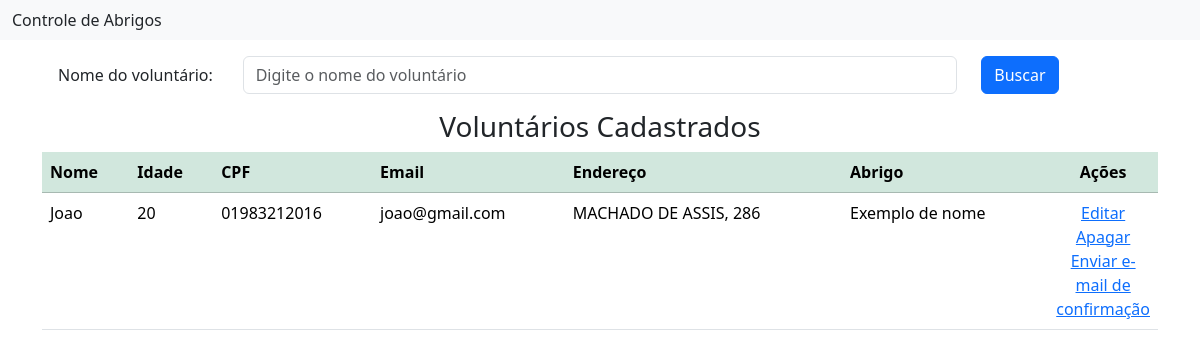
The page /voluntarios/ on the database as committed earlier.
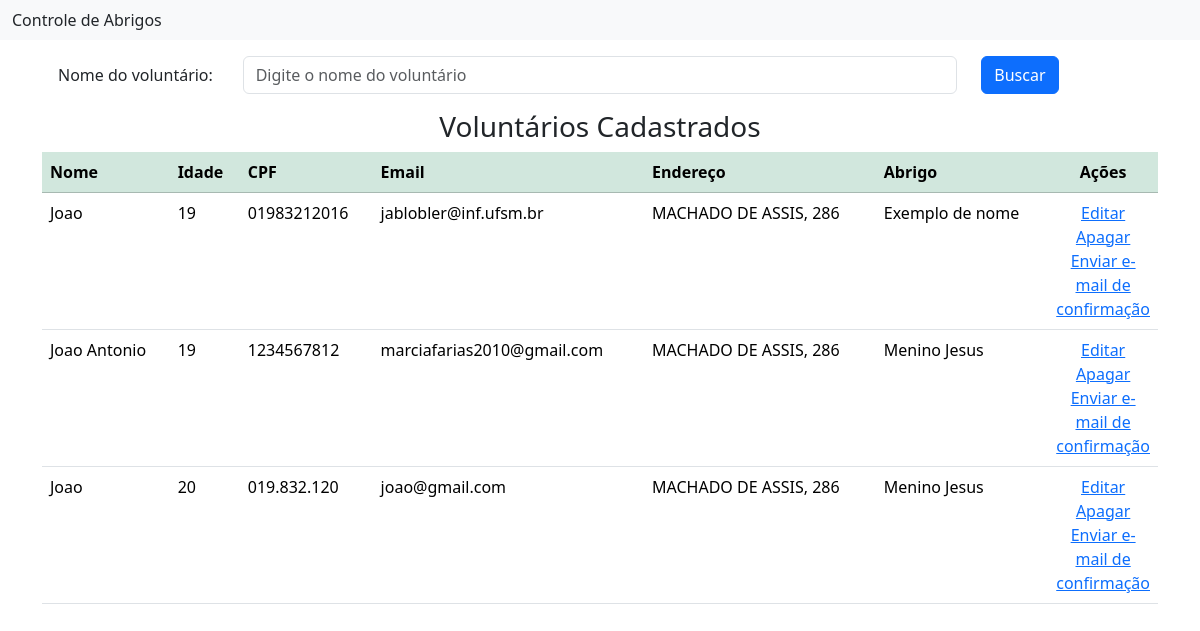
The same page on the database as committed later.
### voluntarios/models.py (models this page shows, shortened)
class Voluntario(models.Model):
    nome = models.CharField('Nome', max_length=100, help_text='Nome do voluntário')
    idade = models.IntegerField('Idade', help_text='Idade do voluntário')
    cpf = models.CharField('CPF', max_length=11, help_text='CPF do voluntário', unique=True)
    email = models.EmailField('Email', help_text='Email do voluntário')
    endereco = models.CharField('Endereço', max_length=200, help_text='Endereço do voluntário')
    abrigo = models.ForeignKey('abrigo.Abrigo', verbose_name=' Abrigo', help_text='Nome do abrigo',
                               on_delete=models.CASCADE)
    class Meta:
        verbose_name = 'Voluntário'
        verbose_name_plural = 'Voluntários'

### abrigo/models.py (models this page shows)
class Abrigo(models.Model):
    nome = models.CharField(max_length=255, verbose_name="Nome", default='Exemplo de nome')
    cnpj = models.CharField(max_length=18, unique=True, verbose_name="CNPJ")
    endereco = models.CharField(max_length=255, verbose_name="Endereço")
    voluntarios = models.ForeignKey('voluntarios.Voluntario', verbose_name='Voluntario', related_name="tste",
                                     on_delete=models.CASCADE, null=True,blank=True)
    class Meta:
        verbose_name = 'Abrigo'
        verbose_name_plural = 'Abrigos'
    def __str__(self):
        return self.nome

### voluntarios/views.py (the view)
# urls.py: path('voluntarios/', VoluntariosView.as_view(), name='voluntarios'),
class VoluntariosView(ListView):
    model = Voluntario
    template_name = 'voluntarios.html'
    def get_queryset(self):
        buscar = self.request.GET.get('buscar')
        qs = super(VoluntariosView, self).get_queryset()
        if buscar:
            return qs.filter(nome__icontains=buscar)
        if qs.count() > 0:
            paginator = Paginator(qs, 5)
            listagem = paginator.get_page(self.request.GET.get('page'))
            return listagem
        else:
            messages.info(self.request, 'Não existem voluntários cadastrados')
            return qs

### voluntarios/templates/voluntarios.html (shortened to what this page needs)
{% extends 'inicial.html' %}
{% load django_bootstrap5 %}
{% load static %}
{% block content %}
    <section class="section">
        <div class="container">
            <form action="" method="GET">
                <div class="form-group row p-3">
                    <label class="col-sm-2 col-form-label">Nome do voluntário: </label>
                    <div class="col-sm-8">
                        <input class="form-control" type="text" name="buscar" value="{{ request.GET.buscar }}"
                               placeholder="Digite o nome do voluntário">
                    </div>
                    <div class="col-sm-2">
                        <button type="submit" class="btn btn-primary">
                            Buscar
                        </button>
                    </div>
                </div>
            </form>
            {% if object_list %}
                <div class="card-body">
                    <h3 class="text-center">Voluntários Cadastrados</h3>
                    <div class="table-responsive">
                        <table class="table table-hover">
                            <thead class="table-success">
                                <th>Nome</th>
                                <th>Idade</th>
                                <th>CPF</th>
                                <th>Email</th>
                                <th>Endereço</th>
                                <th>Abrigo</th>
                                <th style="width: 100px; text-align: center">Ações</th>
                            </thead>
                            <tbody>
                                {% for voluntario in object_list %}
                                    <tr>
                                        <td> {{ voluntario.nome }} </td>
                                        <td> {{ voluntario.idade }} </td>
                                        <td> {{ voluntario.cpf }} </td>
                                        <td> {{ voluntario.email }} </td>
                                        <td> {{ voluntario.endereco }} </td>
                                        <td> {{ voluntario.abrigo }} </td>
                                        <td style="text-align: center">
                                            <a href="{% url 'voluntario_editar' voluntario.pk %}">
                                                <span class="icon">
                                                     Editar
                                                </span>
                                            </a>
                                            <a href="{% url 'voluntario_apagar' voluntario.pk %}">
                                                <span class="icon">
                                                     Apagar
                                                </span>
                                            </a>
                                            <a href="{% url 'voluntario_exibir' voluntario.pk %}">
                                                    <span class="icon">
                                                         Enviar e-mail de confirmação
                                                    </span>
                                            </a>
                                        </td>
                                    </tr>
                                {% endfor %}
                            </tbody>
                        </table>
                    </div>
                </div>
            {% else %}
                <p class="text-center">Nenhum voluntário encontrado.</p>
            {% endif %}
        </div>
    </section>
{% endblock %}

Rows that differ between the two databases and show on the page:
changed Voluntario "Exemplo de nome": idade "20" → "19"; email "joao@gmail.com" → "jablobler@inf.ufsm.br"
added Voluntario: nome "Joao Antonio", idade "19", cpf "1234567812", email "marciafarias2010@gmail.com", endereco "MACHADO DE ASSIS, 286", abrigo "Menino Jesus"
added Voluntario: nome "Joao", idade "20", cpf "019.832.120", email "joao@gmail.com", endereco "MACHADO DE ASSIS, 286", abrigo "Menino Jesus"
